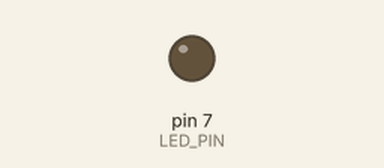
Recording of a sketch running on a simulated Arduino Uno, built with avr-gcc and run on an emulated ATmega328P. Shown: output pins drawn as LEDs (lit = HIGH). Dashed ring = blinking. At 2.1 s the program stops and its outputs stay as they are.

Above: at 0.5 s.
At 1.85 s:
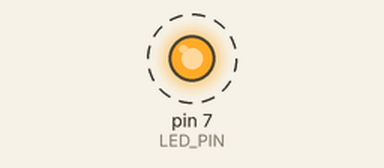
Timing chart, 0 to 3.0 s (numbered marks = the images above):
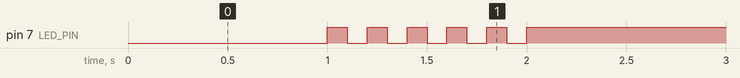

Measured:
- by itself, pin 7 (LED_PIN): alternates HIGH for 0.10 s and LOW for 0.10 s, 11 changes in all, then stays HIGH

The sketch:

05_practice_2.ino
```cpp
#define LED_PIN 7
int toggle;

void setup() {
 pinMode(LED_PIN, OUTPUT);
 toggle = 0;
}

void loop() {
  digitalWrite(LED_PIN, toggle);
  delay(1000);

  for (int i = 0; i < 11; i++) {
    toggle = toggle_state(toggle);
    digitalWrite(LED_PIN, toggle);
    delay(100);
  }

  while(1) {}
}

int toggle_state(int toggle) {
  return !toggle;
}
```
